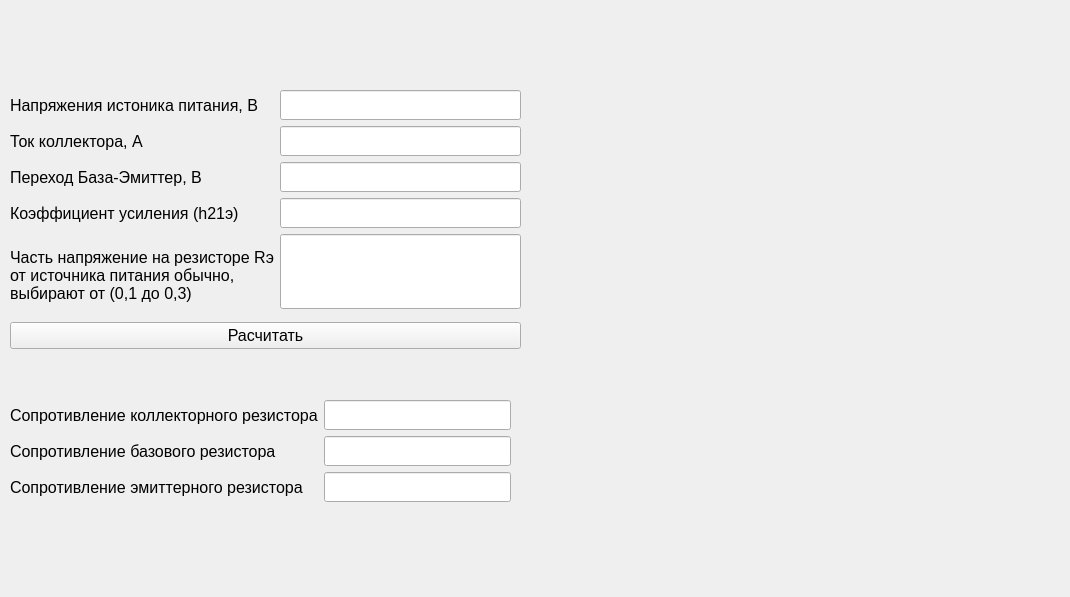
<?xml version="1.0" encoding="UTF-8"?>
<ui version="4.0">
 <class>Form</class>
 <widget class="QWidget" name="Form">
  <property name="geometry">
   <rect>
    <x>0</x>
    <y>0</y>
    <width>1070</width>
    <height>597</height>
   </rect>
  </property>
  <property name="windowTitle">
   <string>Form</string>
  </property>
  <widget class="QWidget" name="formLayoutWidget">
   <property name="geometry">
    <rect>
     <x>10</x>
     <y>400</y>
     <width>501</width>
     <height>121</height>
    </rect>
   </property>
   <layout class="QFormLayout" name="formLayout">
    <item row="1" column="0">
     <widget class="QLabel" name="label_5">
      <property name="maximumSize">
       <size>
        <width>16777215</width>
        <height>30</height>
       </size>
      </property>
      <property name="font">
       <font>
        <pointsize>12</pointsize>
       </font>
      </property>
      <property name="text">
       <string>Сопротивление базового резистора</string>
      </property>
      <property name="margin">
       <number>0</number>
      </property>
     </widget>
    </item>
    <item row="0" column="0">
     <widget class="QLabel" name="label_4">
      <property name="maximumSize">
       <size>
        <width>16777215</width>
        <height>30</height>
       </size>
      </property>
      <property name="font">
       <font>
        <pointsize>12</pointsize>
       </font>
      </property>
      <property name="text">
       <string>Сопротивление коллекторного резистора</string>
      </property>
      <property name="margin">
       <number>0</number>
      </property>
     </widget>
    </item>
    <item row="2" column="0">
     <widget class="QLabel" name="label_10">
      <property name="maximumSize">
       <size>
        <width>16777215</width>
        <height>30</height>
       </size>
      </property>
      <property name="font">
       <font>
        <pointsize>12</pointsize>
       </font>
      </property>
      <property name="text">
       <string>Сопротивление эмиттерного резистора</string>
      </property>
      <property name="margin">
       <number>0</number>
      </property>
     </widget>
    </item>
    <item row="0" column="1">
     <widget class="QLineEdit" name="Rc">
      <property name="sizePolicy">
       <sizepolicy hsizetype="Expanding" vsizetype="Maximum">
        <horstretch>0</horstretch>
        <verstretch>0</verstretch>
       </sizepolicy>
      </property>
      <property name="minimumSize">
       <size>
        <width>0</width>
        <height>30</height>
       </size>
      </property>
     </widget>
    </item>
    <item row="1" column="1">
     <widget class="QLineEdit" name="Rb">
      <property name="sizePolicy">
       <sizepolicy hsizetype="Expanding" vsizetype="Maximum">
        <horstretch>0</horstretch>
        <verstretch>0</verstretch>
       </sizepolicy>
      </property>
      <property name="minimumSize">
       <size>
        <width>0</width>
        <height>30</height>
       </size>
      </property>
     </widget>
    </item>
    <item row="2" column="1">
     <widget class="QLineEdit" name="lineEdit_7">
      <property name="sizePolicy">
       <sizepolicy hsizetype="Expanding" vsizetype="Maximum">
        <horstretch>0</horstretch>
        <verstretch>0</verstretch>
       </sizepolicy>
      </property>
      <property name="minimumSize">
       <size>
        <width>0</width>
        <height>30</height>
       </size>
      </property>
     </widget>
    </item>
   </layout>
  </widget>
  <widget class="QWidget" name="formLayoutWidget_2">
   <property name="geometry">
    <rect>
     <x>10</x>
     <y>90</y>
     <width>511</width>
     <height>267</height>
    </rect>
   </property>
   <layout class="QFormLayout" name="formLayout_2">
    <item row="0" column="0">
     <widget class="QLabel" name="label">
      <property name="maximumSize">
       <size>
        <width>16777215</width>
        <height>30</height>
       </size>
      </property>
      <property name="font">
       <font>
        <pointsize>12</pointsize>
       </font>
      </property>
      <property name="text">
       <string>Напряжения истоника питания, В</string>
      </property>
      <property name="margin">
       <number>0</number>
      </property>
     </widget>
    </item>
    <item row="0" column="1">
     <widget class="QLineEdit" name="Ein">
      <property name="sizePolicy">
       <sizepolicy hsizetype="Expanding" vsizetype="Maximum">
        <horstretch>0</horstretch>
        <verstretch>0</verstretch>
       </sizepolicy>
      </property>
      <property name="minimumSize">
       <size>
        <width>0</width>
        <height>30</height>
       </size>
      </property>
     </widget>
    </item>
    <item row="1" column="0">
     <widget class="QLabel" name="label_2">
      <property name="maximumSize">
       <size>
        <width>16777215</width>
        <height>30</height>
       </size>
      </property>
      <property name="font">
       <font>
        <pointsize>12</pointsize>
       </font>
      </property>
      <property name="text">
       <string>Ток коллектора, А</string>
      </property>
      <property name="margin">
       <number>0</number>
      </property>
     </widget>
    </item>
    <item row="1" column="1">
     <widget class="QLineEdit" name="Ic">
      <property name="sizePolicy">
       <sizepolicy hsizetype="Expanding" vsizetype="Maximum">
        <horstretch>0</horstretch>
        <verstretch>0</verstretch>
       </sizepolicy>
      </property>
      <property name="minimumSize">
       <size>
        <width>0</width>
        <height>30</height>
       </size>
      </property>
     </widget>
    </item>
    <item row="2" column="0">
     <widget class="QLabel" name="label_3">
      <property name="maximumSize">
       <size>
        <width>16777215</width>
        <height>30</height>
       </size>
      </property>
      <property name="font">
       <font>
        <pointsize>12</pointsize>
       </font>
      </property>
      <property name="text">
       <string>Переход База-Эмиттер, В</string>
      </property>
      <property name="margin">
       <number>0</number>
      </property>
     </widget>
    </item>
    <item row="2" column="1">
     <widget class="QLineEdit" name="Ube">
      <property name="sizePolicy">
       <sizepolicy hsizetype="Expanding" vsizetype="Maximum">
        <horstretch>0</horstretch>
        <verstretch>0</verstretch>
       </sizepolicy>
      </property>
      <property name="minimumSize">
       <size>
        <width>0</width>
        <height>30</height>
       </size>
      </property>
     </widget>
    </item>
    <item row="3" column="0">
     <widget class="QLabel" name="label_8">
      <property name="maximumSize">
       <size>
        <width>16777215</width>
        <height>30</height>
       </size>
      </property>
      <property name="font">
       <font>
        <pointsize>12</pointsize>
       </font>
      </property>
      <property name="text">
       <string>Коэффициент усиления (h21э)</string>
      </property>
      <property name="margin">
       <number>0</number>
      </property>
     </widget>
    </item>
    <item row="3" column="1">
     <widget class="QLineEdit" name="hfe">
      <property name="sizePolicy">
       <sizepolicy hsizetype="Expanding" vsizetype="Maximum">
        <horstretch>0</horstretch>
        <verstretch>0</verstretch>
       </sizepolicy>
      </property>
      <property name="minimumSize">
       <size>
        <width>0</width>
        <height>30</height>
       </size>
      </property>
     </widget>
    </item>
    <item row="4" column="0">
     <widget class="QLabel" name="label_9">
      <property name="minimumSize">
       <size>
        <width>0</width>
        <height>82</height>
       </size>
      </property>
      <property name="maximumSize">
       <size>
        <width>16777215</width>
        <height>30</height>
       </size>
      </property>
      <property name="font">
       <font>
        <pointsize>12</pointsize>
       </font>
      </property>
      <property name="text">
       <string>Часть напряжение на резисторе Rэ 
от источника питания обычно, 
выбирают от (0,1 до 0,3)  </string>
      </property>
      <property name="margin">
       <number>0</number>
      </property>
     </widget>
    </item>
    <item row="6" column="0" colspan="2">
     <widget class="QPushButton" name="pushButton">
      <property name="font">
       <font>
        <pointsize>12</pointsize>
       </font>
      </property>
      <property name="text">
       <string>Расчитать</string>
      </property>
     </widget>
    </item>
    <item row="4" column="1">
     <widget class="QLineEdit" name="Ue">
      <property name="sizePolicy">
       <sizepolicy hsizetype="Expanding" vsizetype="Maximum">
        <horstretch>0</horstretch>
        <verstretch>0</verstretch>
       </sizepolicy>
      </property>
      <property name="minimumSize">
       <size>
        <width>0</width>
        <height>75</height>
       </size>
      </property>
     </widget>
    </item>
   </layout>
  </widget>
  <widget class="QLabel" name="label_6">
   <property name="geometry">
    <rect>
     <x>540</x>
     <y>80</y>
     <width>511</width>
     <height>451</height>
    </rect>
   </property>
   <property name="text">
    <string/>
   </property>
   <property name="pixmap">
    <pixmap>../../img/boosters/a_class_2.png</pixmap>
   </property>
   <property name="scaledContents">
    <bool>true</bool>
   </property>
  </widget>
  <widget class="QLabel" name="label_7">
   <property name="geometry">
    <rect>
     <x>380</x>
     <y>30</y>
     <width>47</width>
     <height>13</height>
    </rect>
   </property>
   <property name="text">
    <string/>
   </property>
  </widget>
 </widget>
 <resources/>
 <connections/>
</ui>
